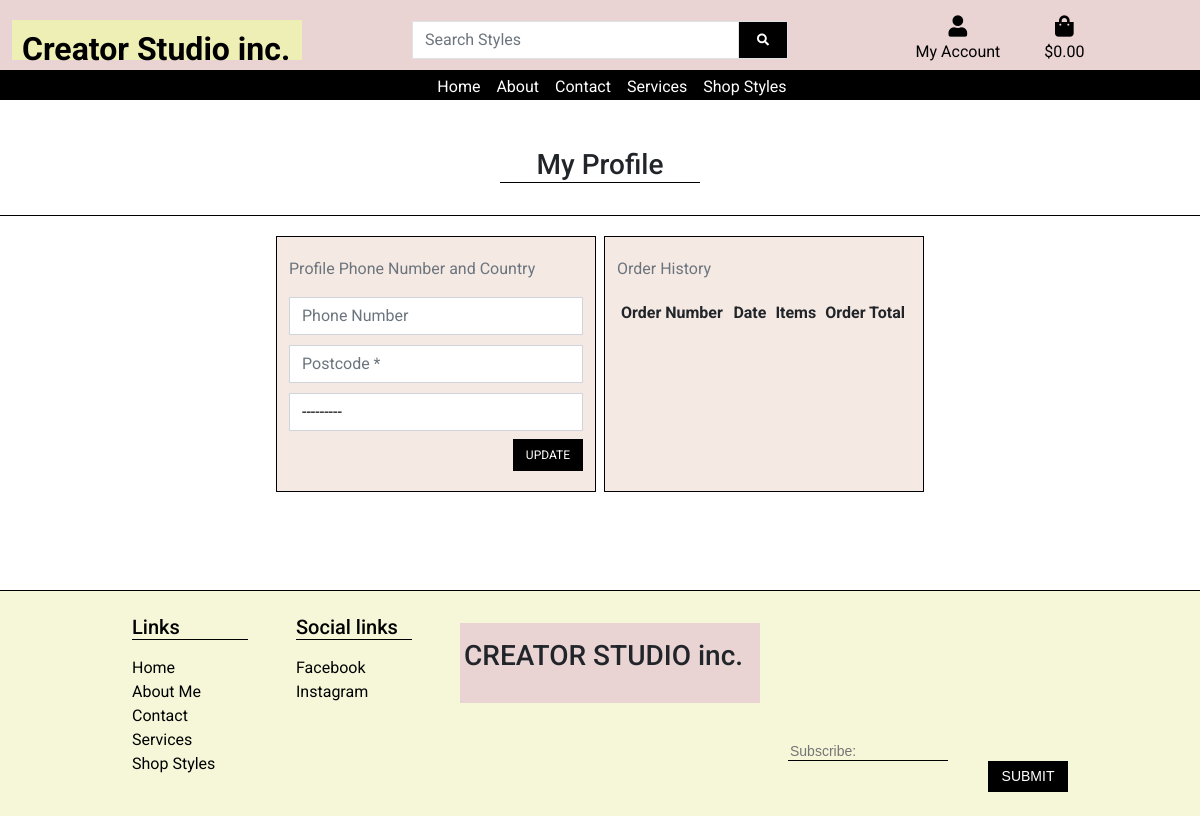
Page /profile/ (signed in) on the earlier database version.
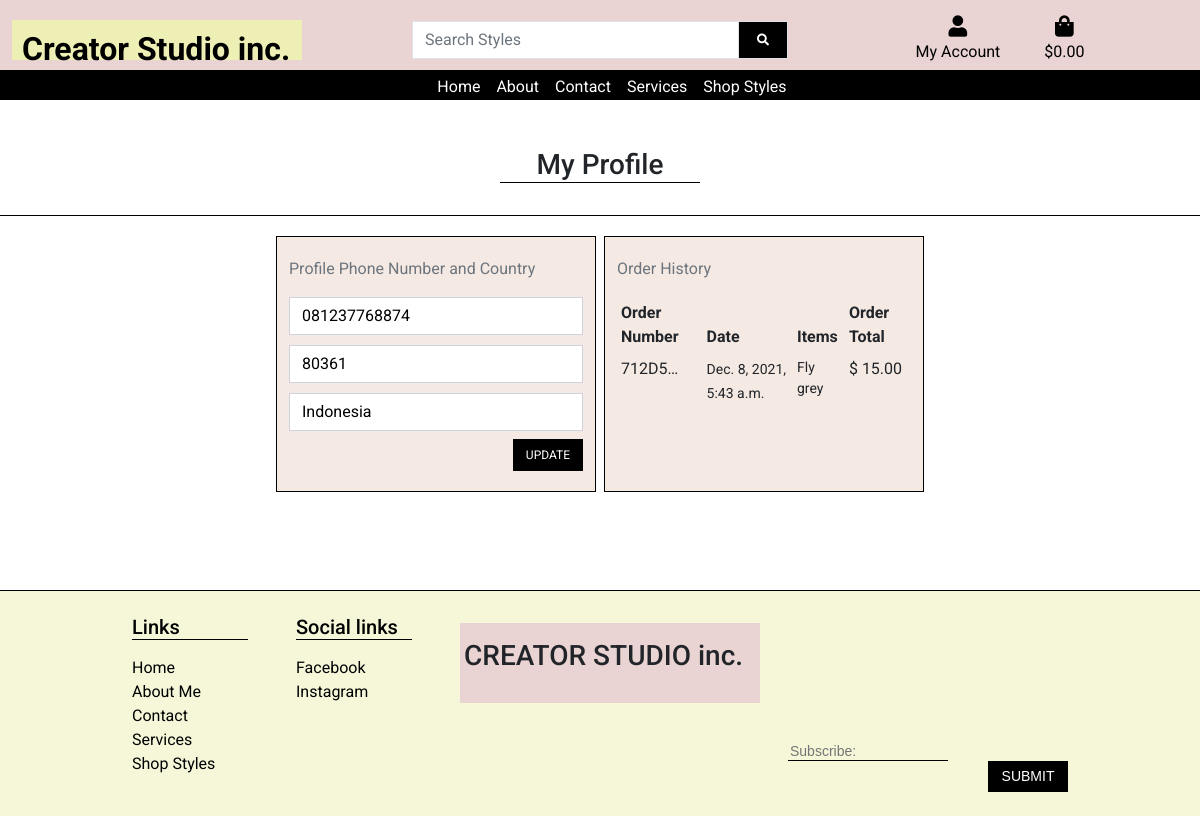
Same page on the later database version.
### profiles/models.py (models this page shows, shortened)
class UserProfile(models.Model):
    user = models.OneToOneField(User, on_delete=models.CASCADE)
    default_phone_number = models.CharField(max_length=20, null=True, blank=True)
    default_postcode = models.CharField(max_length=20, null=False, blank=False, default='')
    default_country = CountryField(blank_label='Country', null=True, blank=True)

### checkout/models.py (models this page shows, shortened)
class Order(models.Model):
    order_number = models.CharField(max_length=32, null=False, editable=False)
    user_profile = models.ForeignKey(UserProfile, on_delete=models.SET_NULL,
                                     null=True, blank=True, related_name='orders')
    full_name = models.CharField(max_length=50, null=False, blank=False)
    email = models.EmailField(max_length=254, null=False, blank=False)
    phone_number = models.CharField(max_length=20, null=False, blank=False)
    postcode = models.CharField(max_length=20, null=False, blank=False, default='')
    country = CountryField(blank_label="Country *", max_length=20, null=False,
                           blank=False)
    date = models.DateTimeField(auto_now_add=True)
    grand_total = models.DecimalField(max_digits=10, decimal_places=2,
                                      null=False, default=0)
    original_bag = models.TextField(null=False, blank=False, default='')
    stripe_pid = models.CharField(max_length=254, null=False, blank=False, default='')

class OrderLineItem(models.Model):
    order = models.ForeignKey(Order, on_delete=models.CASCADE, null=False,
                              blank=False, related_name='lineitems')
    product = models.ForeignKey(ShopStyles, on_delete=models.CASCADE,
                                null=False, blank=False)
    quantity = models.IntegerField(null=False, blank=False, default=0)
    lineitem_total = models.DecimalField(max_digits=6, decimal_places=2,
                                         null=False, editable=False)
    url_field = models.URLField(null=False, blank=False, default='')

### styles/models.py (models this page shows, shortened)
class ShopStyles(models.Model):
    class Meta:
        verbose_name_plural = 'Shop Styles'
    style_image = models.ImageField(null=True, blank=True)
    sku = models.CharField(max_length=254, null=True, blank=True)
    style_name = models.CharField(max_length=254)
    style_price = models.DecimalField(max_digits=6, decimal_places=2)
    style_description = models.TextField()
    url_field = models.URLField(null=True, blank=False, default='')

### profiles/views.py (the view)
# urls.py: path('profile/', include('profiles.urls')),
@login_required
def profile(request):
    profile = get_object_or_404(UserProfile, user=request.user)
    if request.method == 'POST':
        form = UserProfileForm(request.POST, instance=profile)
        if form.is_valid():
            form.save()
            messages.success(request, 'Profile updated successfully')
        else:
            messages.error(request,
                           ('Update failed. Please ensure '
                            'the form is valid.'))
    else:
        form = UserProfileForm(instance=profile)
    orders = profile.orders.all()
    template = 'profiles/profile.html'
    context = {
        'form': form,
        'orders': orders,
        'on_profile_page': True
    }
    return render(request, template, context)

### profiles/templates/profiles/profile.html (shortened to what this page needs)
{% extends 'base.html' %}
{% load static %}
{% load crispy_forms_tags %}
{% block extra_css %}
<link rel="stylesheet" href="{% static 'profiles/css/profile.css' %}">
{% endblock %}
{% block content %}
{% block page_header %}
<div class="container header-container">
</div>
{% endblock %}
<div class="page-header d-flex justify-content-md-center mt-5">
    <h3 class="text-center mt-3 underline">My Profile</h3>
</div>
<br>
<div class="line-break"></div>
<div class="container">
<div class="row d-flex justify-content-center">
    <div class="col-sm-12 col-lg-4 col-md-6 profile me-2">
        <p class="text-muted">Profile Phone Number and Country</p>
        <form action="{% url 'profile' %}" id="profile-update-form">
            {{ form | crispy }}
            <button class="btn btn-black rounded-0 text-uppercase mt-2 float-end">Update</button>
        </form>
    </div>
    <div class="col-sm-12 col-lg-4 col-md-6 history">
        <p class="text-muted">Order History</p>
        <table class="table table-sm table-borderless">
            <thead>
                <tr>
                    <th>Order Number</th>
                    <th>Date </th>
                    <th>Items</th>
                    <th>Order Total</th>
                </tr>
            </thead>
            <tbody>
                {% for order in orders %}
                    <tr>
                        <td>
                            <a href="{% url 'order_history' order.order_number %}" titel="{{ order.order_number }}">
                                {{ order.order_number|truncatechars:6 }}
                            </a>
                        </td>
                        <td>
                            <small>{{ order.date }}</small>
                        </td>
                        <td>
                            <ul class="list-unstyled">
                                {% for item in order.lineitems.all %}
                                    <li class="small">
                                        {{ item.product.style_name }}
                                    </li>
                                {% endfor %}
                            </ul>
                        </td>
                        <td>
                            $ {{ order.grand_total }}
                        </td>
                    </tr>
                {% endfor %}
            </tbody>
        </table>
    </div>
</div>
</div>
{% endblock %}

### templates/base.html (shortened to what this page needs)
{% load static %}
<!DOCTYPE html>
<html class="h-100" lang="en">
<head>
    {% block corecss %}
    <link href="https://cdn.jsdelivr.net/npm/bootstrap@5.1.3/dist/css/bootstrap.min.css" rel="stylesheet"
>
    <link rel="stylesheet" href="https://use.fontawesome.com/releases/v5.15.4/css/all.css"
>
    <link href="//cdn-images.mailchimp.com/embedcode/classic-10_7_dtp.css" rel="stylesheet" type="text/css">
    <link rel="stylesheet" href="{% static 'css/base.css' %}">
    {% endblock %}
    {% block extra_css %}
    {% endblock %}
</head>
<body class="d-flex flex-column h-100 mt-3 pt-2">
    <header class="container-fluid fixed-top">
        <div id="topnav" class="row pt-lg-2 d-none d-lg-flex main-navbar">
            <div class="col-12 col-lg-4 my-auto py-1 py-lg-0 text-lg-left">
                <a href="{% url 'home' %}" id="main-logo" class="nav-link main-logo-link">
                    <h2 class="logo-font text-black my-0"><strong>Creator Studio inc.</strong></h2>
                </a>
            </div>
            <div class="col-12 col-lg-4 my-auto py-1 py-lg-0">
                <form method="GET" action="{% url 'styles' %}">
                    <div class="input-group w-100">
                        <input class="form-control border border-black rounded-0" type="text" name="q"
                            placeholder="Search Styles">
                        <div class="input-group-append">
                            <button class="form-control btn btn-black border border-black rounded-0" type="submit">
                                <span class="icon">
                                    <i class="fas fa-search"></i>
                                </span>
                            </button>
                        </div>
                    </div>
                </form>
            </div>
            <div class="col-12 col-lg-4 my-auto py-1 py-lg-0">
                <ul class="list-inline list-unstyled text-center text-lg-right my-0">
                    <li class="list-inline-item dropdown">
                        <a class="text-black nav-link" href="{% url 'profile' %}" id="user-options1" data-toggle="dropdown"
                            aria-haspopup="true" aria-expanded="false">
                            <div class="text-center">
                                <div><i class="fas fa-user fa-lg"></i></div>
                                <p class="my-0">My Account</p>
                            </div>
                        </a>
                    </li>
                    <li class="list-inline-item">
                        <a class="{% if grand_total %}text-info font-weight-bold{% else %}text-black{% endif %} nav-link"
                            href="{% url 'view_bag' %}">
                            <div class="text-center">
                                <div><i class="fas fa-shopping-bag fa-lg"></i></div>
                                <p class="my-0">
                                    {% if grand_total %}
                                    ${{ grand_total|floatformat:2 }}
                                    {% else %}
                                    $0.00
                                    {% endif %}
                                </p>
                            </div>
                        </a>
                    </li>
                </ul>
            </div>
        </div>
        <div class="row bottom-row">
            <nav class="navbar navbar-expand-lg navbar-light w-100">
                {% include 'includes/mobile-top-header.html' %}
                {% include 'includes/main-nav.html' %}
            </nav>
        </div>
    </header>
    {% block page_header %}
    {% endblock %}
    {% block content %}
    {% endblock %}
    <footer id="main-footer" class="w-100 footer mt-auto sticky-bottom">
        <div class="container py-4">
            <div class="row gy-4 gx-5">
                <div class="col-lg-2 col-md-6">
                    <h5 class="text-black mb-3 footer-links">Links</h5>
                    <ul class="list-unstyled text-black">
                        <li><a href="{% url 'home' %}">Home</a></li>
                        <li><a href="{% url 'about-me' %}">About Me</a></li>
                        <li><a href="{% url 'contact' %}">Contact</a></li>
                        <li><a href="{% url 'services' %}">Services</a></li>
                        <li><a href="{% url 'styles' %}">Shop Styles</a></li>
                    </ul>
                </div>
                <div class="col-lg-2 col-md-6">
                    <h5 class="text-black mb-3 footer-links">Social links</h5>
                    <ul class="list-unstyled text-black">
                        <li><a href="#">Facebook</a></li>
                        <li><a href="#">Instagram</a></li>
                    </ul>
                </div>
                <div class="col-lg-4 col-md-4">
                    <div id="footer-logo" class="h-md-50 h-sm-100 mt-2">
                        <div class="pt-3 ms-1">
                            <h3 class="footer-logo-text">CREATOR STUDIO inc.</h3>
                        </div>
                    </div>
                </div>
                <div class="col-lg-4 col-md-6 ms-auto mt-auto">
                    <div id="mc_embed_signup">
                        <form
                            action="https://github.us20.list-manage.com/subscribe/post?u=b011d226de4c76be56223d804&amp;id=8cb5f412e5"
                            method="post" id="mc-embedded-subscribe-form" name="mc-embedded-subscribe-form"
                            class="validate" target="_blank" novalidate>
                            <div id="mc_embed_signup_scroll">
                                <div class="mc-field-group">
                                    <input type="email" value="" name="EMAIL" class="required email" id="mce-EMAIL"
                                        placeholder="Subscribe:">
                                </div>
                                <div class="optionalParent">
                                    <div class="clear foot d-flex justify-content-md-end">
                                        <input type="submit" value="Submit" name="subscribe" id="mc-embedded-subscribe"
                                            class="btn btn-sm rounded-0 text-uppercase">
                                    </div>
                                </div>
                            </div>
                        </form>
                    </div>
                </div>
            </div>
        </div>
    </footer>
</body>
</html>

### templates/includes/mobile-top-header.html (shortened to what this page needs)
<ul class="list-unstyled">
</ul>

### templates/includes/main-nav.html
<div class="collapse navbar-collapse" id="main-nav">
    <ul class="navbar-nav mx-auto ul-container">
        <li class="nav-item d-block">
            <a class="logo-font font-weight-bold nav-link text-black mr-5" href="{% url 'home' %}" id="home-link">
                Home
            </a>
        </li>
        <li class="nav-item dropdown">
            <a class="logo-font font-weight-bold nav-link text-black mr-5" href="{% url 'about-me' %}">
                About
            </a>
        </li>
        <li class="nav-item dropdown">
            <a class="logo-font font-weight-bold nav-link text-black mr-5" href="{% url 'contact' %}">
                Contact
            </a>
        </li>
        <li class="nav-item dropdown">
            <a class="logo-font font-weight-bold nav-link text-black mr-5" href="{% url 'services' %}">
                Services
            </a>
        </li>
        <li class="nav-item dropdown">
            <a class="logo-font font-weight-bold nav-link text-black" href="{% url 'styles' %}">
                Shop Styles
            </a>
        </li>
    </ul>
</div>

Differences in the rows shown:
changed UserProfile: default_phone_number (not shown) → "081237768874"; default_postcode (not shown) → "80361"; default_country "---------" → "Indonesia"
added Order: order_number "712D5…", date "Dec. 8, 2021, 5:43 a.m.", grand_total "15.00"
added OrderLineItem: product.style_name "Fly grey"
